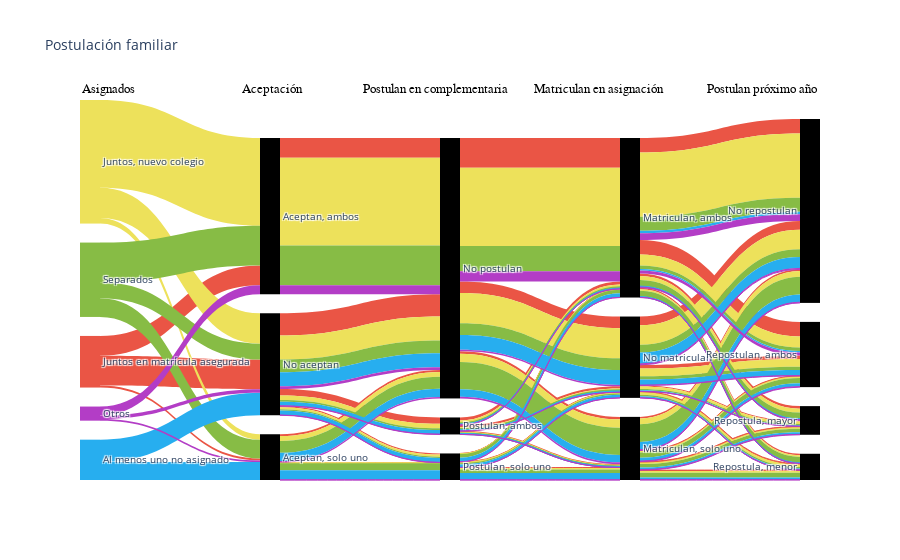

The cell this chart's notebook holds for it:
### Code cell
data_flow = pd.read_csv("/Users/javieragazmuri/ConsiliumBots Dropbox/ConsiliumBots/Projects/Chile/Siblings/data/intermediate/flow_sankey.csv")

data_flow['cohort'] = data_flow['group_2']

data_1 = data_flow.groupby(['cohort','group_2','cat_aceptan']).sum()['aux'].reset_index()
data_1.columns = ['cohort','origen','destino','valor']

data_2 = data_flow.groupby(['cohort','cat_aceptan','cat_post_comp']).sum()['aux'].reset_index()
data_2.columns = ['cohort','origen','destino','valor']

data_3 = data_flow.groupby(['cohort','cat_post_comp','cat_matricula']).sum()['aux'].reset_index()
data_3.columns = ['cohort','origen','destino','valor']

data_4 = data_flow.groupby(['cohort','cat_matricula','cat_postula_2022']).sum()['aux'].reset_index()
data_4.columns = ['cohort','origen','destino','valor']

data_appended = data_1.append(data_2).append(data_3).append(data_4).sort_values(['cohort','origen','destino'])

dict_color = {1:'rgb(234,85,69)',2:'rgb(237,225,91)',3:'rgb(135,188,69)',4:'rgb(39,174,239)', 5: 'rgb(179,61,198)'}

import plotly.graph_objects as go

fig = go.Figure(data=[go.Sankey(
node = dict(
 pad = 19,
 thickness = 20,
 line = dict( width = 0),
 color = ['red','rgb(234,85,69)','rgb(237,225,91)','rgb(135,188,69)','rgb(39,174,239)','rgb(179,61,198)'],
 label = ["fake","Juntos en matrícula asegurada", "Juntos, nuevo colegio", "Separados", "Al menos uno no asignado", "Otros", "Aceptan, ambos", "Aceptan, solo uno", 
          "No aceptan", "Postulan, ambos", "Postulan, solo uno", "No postulan", "Matriculan, ambos", "Matriculan, solo uno", "No matriculan", 
          "Repostulan, ambos", "Repostula, mayor", "Repostula, menor", "No repostulan"],),
link = dict(
 source = data_appended['origen'].to_list(),
 target = data_appended['destino'].to_list(),
 value = data_appended['valor'].to_list(),
 color = [dict_color[x] for x in data_appended['cohort'].to_list()]))])
#Adding a title & showing the figure (Optional)

for x_coordinate, column_name in enumerate(["Asignados","Aceptación","Postulan en complementaria", "Matriculan en asignación", "Postulan próximo año"]):
  fig.add_annotation(
          x=x_coordinate,
          y=1.05,
          xref="x",
          yref="paper",
          text=column_name,
          showarrow=False,
          font=dict(
              family="Courier New, monospace",
              size=13,
              color="black"
              ),
          align="center",
          )

fig.update_layout(
    title_text="Postulación familiar",
    xaxis={
    'showgrid': False, # thin lines in the background
    'zeroline': False, # thick line at x=0
    'visible': False,  # numbers below
    },
    yaxis={
    'showgrid': False, # thin lines in the background
    'zeroline': False, # thick line at x=0
    'visible': False,  # numbers below
    }, plot_bgcolor='rgba(0,0,0,0)', font_size=10)
    
fig.show()

### Figure 1 — Plotly figure (JSON) as saved in the notebook; plotly's stock layout.template omitted (floating-point values rounded to 4 significant figures; data arrays with more than 128 entries replaced by an {"elided": "..."} marker saying what was removed)
{"data": [{"link": {"color": {"elided": "147 str values"}, "source": {"elided": "147 int values"}, "target": {"elided": "147 int values"}, "value": {"elided": "147 int values"}}, "node": {"color": ["red", "rgb(234,85,69)", "rgb(237,225,91)", "rgb(135,188,69)", "rgb(39,174,239)", "rgb(179,61,198)"], "label": ["fake", "Juntos en matrícula asegurada", "Juntos, nuevo colegio", "Separados", "Al menos uno no asignado", "Otros", "Aceptan, ambos", "Aceptan, solo uno", "No aceptan", "Postulan, ambos", "Postulan, solo uno", "No postulan", "Matriculan, ambos", "Matriculan, solo uno", "No matriculan", "Repostulan, ambos", "Repostula, mayor", "Repostula, menor", "No repostulan"], "line": {"width": 0}, "pad": 19, "thickness": 20}, "type": "sankey"}], "layout": {"annotations": [{"align": "center", "font": {"color": "black", "family": "Courier New, monospace", "size": 13}, "showarrow": false, "text": "Asignados", "x": 0, "xref": "x", "y": 1.05, "yref": "paper"}, {"align": "center", "font": {"color": "black", "family": "Courier New, monospace", "size": 13}, "showarrow": false, "text": "Aceptación", "x": 1, "xref": "x", "y": 1.05, "yref": "paper"}, {"align": "center", "font": {"color": "black", "family": "Courier New, monospace", "size": 13}, "showarrow": false, "text": "Postulan en complementaria", "x": 2, "xref": "x", "y": 1.05, "yref": "paper"}, {"align": "center", "font": {"color": "black", "family": "Courier New, monospace", "size": 13}, "showarrow": false, "text": "Matriculan en asignación", "x": 3, "xref": "x", "y": 1.05, "yref": "paper"}, {"align": "center", "font": {"color": "black", "family": "Courier New, monospace", "size": 13}, "showarrow": false, "text": "Postulan próximo año", "x": 4, "xref": "x", "y": 1.05, "yref": "paper"}], "font": {"size": 10}, "plot_bgcolor": "rgba(0,0,0,0)", "title": {"text": "Postulación familiar"}, "xaxis": {"showgrid": false, "visible": false, "zeroline": false}, "yaxis": {"showgrid": false, "visible": false, "zeroline": false}}}
